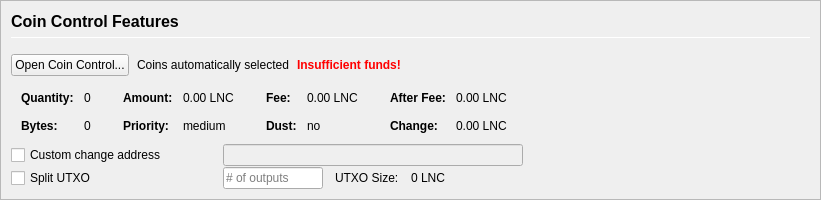
         <widget class="QFrame" name="frameCoinControl">
          <property name="sizePolicy">
           <sizepolicy hsizetype="Expanding" vsizetype="Expanding">
            <horstretch>0</horstretch>
            <verstretch>0</verstretch>
           </sizepolicy>
          </property>
          <property name="maximumSize">
           <size>
            <width>16777215</width>
            <height>16777215</height>
           </size>
          </property>
          <property name="frameShape">
           <enum>QFrame::StyledPanel</enum>
          </property>
          <property name="frameShadow">
           <enum>QFrame::Sunken</enum>
          </property>
          <layout class="QVBoxLayout" name="verticalLayoutCoinControl2">
           <property name="spacing">
            <number>0</number>
           </property>
           <property name="leftMargin">
            <number>0</number>
           </property>
           <property name="topMargin">
            <number>0</number>
           </property>
           <property name="rightMargin">
            <number>0</number>
           </property>
           <property name="bottomMargin">
            <number>0</number>
           </property>
           <item>
            <widget class="QFrame" name="frameCoinControl_BG">
             <layout class="QVBoxLayout" name="verticalLayoutCoinControl" stretch="0,0,0,0,0,0">
              <property name="spacing">
               <number>1</number>
              </property>
              <property name="leftMargin">
               <number>10</number>
              </property>
              <property name="topMargin">
               <number>10</number>
              </property>
              <item>
               <layout class="QHBoxLayout" name="horizontalLayoutCoinControl1">
                <property name="bottomMargin">
                 <number>15</number>
                </property>
                <item>
                 <layout class="QVBoxLayout" name="verticalLayout_3">
                  <property name="spacing">
                   <number>6</number>
                  </property>
                  <item>
                   <widget class="QLabel" name="labelCoinControlFeatures">
                    <property name="sizePolicy">
                     <sizepolicy hsizetype="Preferred" vsizetype="Maximum">
                      <horstretch>0</horstretch>
                      <verstretch>0</verstretch>
                     </sizepolicy>
                    </property>
                    <property name="minimumSize">
                     <size>
                      <width>0</width>
                      <height>20</height>
                     </size>
                    </property>
                    <property name="font">
                     <font>
                      <pointsize>12</pointsize>
                      <weight>75</weight>
                      <bold>true</bold>
                     </font>
                    </property>
                    <property name="styleSheet">
                     <string notr="true">font-weight:bold;</string>
                    </property>
                    <property name="text">
                     <string>Coin Control Features</string>
                    </property>
                   </widget>
                  </item>
                  <item>
                   <widget class="Line" name="line">
                    <property name="minimumSize">
                     <size>
                      <width>0</width>
                      <height>1</height>
                     </size>
                    </property>
                    <property name="maximumSize">
                     <size>
                      <width>16777215</width>
                      <height>1</height>
                     </size>
                    </property>
                    <property name="orientation">
                     <enum>Qt::Horizontal</enum>
                    </property>
                   </widget>
                  </item>
                 </layout>
                </item>
               </layout>
              </item>
              <item>
               <layout class="QHBoxLayout" name="horizontalLayoutCoinControl2" stretch="0,0,0,0">
                <property name="spacing">
                 <number>8</number>
                </property>
                <property name="bottomMargin">
                 <number>10</number>
                </property>
                <item>
                 <widget class="QPushButton" name="pushButtonCoinControl">
                  <property name="styleSheet">
                   <string notr="true"/>
                  </property>
                  <property name="text">
                   <string>Open Coin Control...</string>
                  </property>
                  <property name="autoDefault">
                   <bool>false</bool>
                  </property>
                 </widget>
                </item>
                <item>
                 <widget class="QLabel" name="labelCoinControlAutomaticallySelected">
                  <property name="text">
                   <string>Coins automatically selected</string>
                  </property>
                  <property name="margin">
                   <number>5</number>
                  </property>
                 </widget>
                </item>
                <item>
                 <widget class="QLabel" name="labelCoinControlInsuffFunds">
                  <property name="font">
                   <font>
                    <weight>75</weight>
                    <bold>true</bold>
                   </font>
                  </property>
                  <property name="styleSheet">
                   <string notr="true">color:red;font-weight:bold;</string>
                  </property>
                  <property name="text">
                   <string>Insufficient funds!</string>
                  </property>
                  <property name="margin">
                   <number>5</number>
                  </property>
                 </widget>
                </item>
                <item>
                 <spacer name="horizontalSpacerCoinControl">
                  <property name="orientation">
                   <enum>Qt::Horizontal</enum>
                  </property>
                  <property name="sizeHint" stdset="0">
                   <size>
                    <width>40</width>
                    <height>1</height>
                   </size>
                  </property>
                 </spacer>
                </item>
               </layout>
              </item>
              <item>
               <widget class="QWidget" name="widgetCoinControl" native="true">
                <property name="sizePolicy">
                 <sizepolicy hsizetype="Preferred" vsizetype="Preferred">
                  <horstretch>0</horstretch>
                  <verstretch>0</verstretch>
                 </sizepolicy>
                </property>
                <property name="minimumSize">
                 <size>
                  <width>0</width>
                  <height>0</height>
                 </size>
                </property>
                <property name="styleSheet">
                 <string notr="true"/>
                </property>
                <layout class="QHBoxLayout" name="horizontalLayoutCoinControl5">
                 <property name="leftMargin">
                  <number>0</number>
                 </property>
                 <property name="topMargin">
                  <number>0</number>
                 </property>
                 <property name="rightMargin">
                  <number>0</number>
                 </property>
                 <property name="bottomMargin">
                  <number>0</number>
                 </property>
                 <item>
                  <layout class="QHBoxLayout" name="horizontalLayoutCoinControl3" stretch="0,0,0,1">
                   <property name="spacing">
                    <number>20</number>
                   </property>
                   <property name="topMargin">
                    <number>0</number>
                   </property>
                   <property name="bottomMargin">
                    <number>10</number>
                   </property>
                   <item>
                    <layout class="QFormLayout" name="formLayoutCoinControl1">
                     <property name="horizontalSpacing">
                      <number>10</number>
                     </property>
                     <property name="verticalSpacing">
                      <number>14</number>
                     </property>
                     <property name="leftMargin">
                      <number>10</number>
                     </property>
                     <property name="topMargin">
                      <number>4</number>
                     </property>
                     <property name="rightMargin">
                      <number>6</number>
                     </property>
                     <item row="0" column="0">
                      <widget class="QLabel" name="labelCoinControlQuantityText">
                       <property name="font">
                        <font>
                         <weight>75</weight>
                         <bold>true</bold>
                        </font>
                       </property>
                       <property name="text">
                        <string>Quantity:</string>
                       </property>
                       <property name="margin">
                        <number>0</number>
                       </property>
                      </widget>
                     </item>
                     <item row="0" column="1">
                      <widget class="QLabel" name="labelCoinControlQuantity">
                       <property name="cursor">
                        <cursorShape>IBeamCursor</cursorShape>
                       </property>
                       <property name="contextMenuPolicy">
                        <enum>Qt::ActionsContextMenu</enum>
                       </property>
                       <property name="text">
                        <string notr="true">0</string>
                       </property>
                       <property name="margin">
                        <number>0</number>
                       </property>
                       <property name="textInteractionFlags">
                        <set>Qt::LinksAccessibleByMouse|Qt::TextSelectableByKeyboard|Qt::TextSelectableByMouse</set>
                       </property>
                      </widget>
                     </item>
                     <item row="1" column="0">
                      <widget class="QLabel" name="labelCoinControlBytesText">
                       <property name="font">
                        <font>
                         <weight>75</weight>
                         <bold>true</bold>
                        </font>
                       </property>
                       <property name="text">
                        <string>Bytes:</string>
                       </property>
                      </widget>
                     </item>
                     <item row="1" column="1">
                      <widget class="QLabel" name="labelCoinControlBytes">
                       <property name="cursor">
                        <cursorShape>IBeamCursor</cursorShape>
                       </property>
                       <property name="contextMenuPolicy">
                        <enum>Qt::ActionsContextMenu</enum>
                       </property>
                       <property name="text">
                        <string notr="true">0</string>
                       </property>
                       <property name="textInteractionFlags">
                        <set>Qt::LinksAccessibleByMouse|Qt::TextSelectableByKeyboard|Qt::TextSelectableByMouse</set>
                       </property>
                      </widget>
                     </item>
                    </layout>
                   </item>
                   <item>
                    <layout class="QFormLayout" name="formLayoutCoinControl2">
                     <property name="horizontalSpacing">
                      <number>10</number>
                     </property>
                     <property name="verticalSpacing">
                      <number>14</number>
                     </property>
                     <property name="leftMargin">
                      <number>6</number>
                     </property>
                     <property name="topMargin">
                      <number>4</number>
                     </property>
                     <property name="rightMargin">
                      <number>6</number>
                     </property>
                     <item row="0" column="0">
                      <widget class="QLabel" name="labelCoinControlAmountText">
                       <property name="font">
                        <font>
                         <weight>75</weight>
                         <bold>true</bold>
                        </font>
                       </property>
                       <property name="text">
                        <string>Amount:</string>
                       </property>
                       <property name="margin">
                        <number>0</number>
                       </property>
                      </widget>
                     </item>
                     <item row="0" column="1">
                      <widget class="QLabel" name="labelCoinControlAmount">
                       <property name="cursor">
                        <cursorShape>IBeamCursor</cursorShape>
                       </property>
                       <property name="contextMenuPolicy">
                        <enum>Qt::ActionsContextMenu</enum>
                       </property>
                       <property name="text">
                        <string notr="true">0.00 LNC</string>
                       </property>
                       <property name="textInteractionFlags">
                        <set>Qt::LinksAccessibleByMouse|Qt::TextSelectableByKeyboard|Qt::TextSelectableByMouse</set>
                       </property>
                      </widget>
                     </item>
                     <item row="1" column="0">
                      <widget class="QLabel" name="labelCoinControlPriorityText">
                       <property name="font">
                        <font>
                         <weight>75</weight>
                         <bold>true</bold>
                        </font>
                       </property>
                       <property name="text">
                        <string>Priority:</string>
                       </property>
                      </widget>
                     </item>
                     <item row="1" column="1">
                      <widget class="QLabel" name="labelCoinControlPriority">
                       <property name="cursor">
                        <cursorShape>IBeamCursor</cursorShape>
                       </property>
                       <property name="contextMenuPolicy">
                        <enum>Qt::ActionsContextMenu</enum>
                       </property>
                       <property name="text">
                        <string>medium</string>
                       </property>
                       <property name="textInteractionFlags">
                        <set>Qt::LinksAccessibleByMouse|Qt::TextSelectableByKeyboard|Qt::TextSelectableByMouse</set>
                       </property>
                      </widget>
                     </item>
                    </layout>
                   </item>
                   <item>
                    <layout class="QFormLayout" name="formLayoutCoinControl3">
                     <property name="horizontalSpacing">
                      <number>10</number>
                     </property>
                     <property name="verticalSpacing">
                      <number>14</number>
                     </property>
                     <property name="leftMargin">
                      <number>6</number>
                     </property>
                     <property name="topMargin">
                      <number>4</number>
                     </property>
                     <property name="rightMargin">
                      <number>6</number>
                     </property>
                     <item row="0" column="0">
                      <widget class="QLabel" name="labelCoinControlFeeText">
                       <property name="font">
                        <font>
                         <weight>75</weight>
                         <bold>true</bold>
                        </font>
                       </property>
                       <property name="text">
                        <string>Fee:</string>
                       </property>
                       <property name="margin">
                        <number>0</number>
                       </property>
                      </widget>
                     </item>
                     <item row="0" column="1">
                      <widget class="QLabel" name="labelCoinControlFee">
                       <property name="cursor">
                        <cursorShape>IBeamCursor</cursorShape>
                       </property>
                       <property name="contextMenuPolicy">
                        <enum>Qt::ActionsContextMenu</enum>
                       </property>
                       <property name="text">
                        <string notr="true">0.00 LNC</string>
                       </property>
                       <property name="textInteractionFlags">
                        <set>Qt::LinksAccessibleByMouse|Qt::TextSelectableByKeyboard|Qt::TextSelectableByMouse</set>
                       </property>
                      </widget>
                     </item>
                     <item row="1" column="0">
                      <widget class="QLabel" name="labelCoinControlLowOutputText">
                       <property name="font">
                        <font>
                         <weight>75</weight>
                         <bold>true</bold>
                        </font>
                       </property>
                       <property name="text">
                        <string>Dust:</string>
                       </property>
                      </widget>
                     </item>
                     <item row="1" column="1">
                      <widget class="QLabel" name="labelCoinControlLowOutput">
                       <property name="cursor">
                        <cursorShape>IBeamCursor</cursorShape>
                       </property>
                       <property name="contextMenuPolicy">
                        <enum>Qt::ActionsContextMenu</enum>
                       </property>
                       <property name="text">
                        <string>no</string>
                       </property>
                       <property name="textInteractionFlags">
                        <set>Qt::LinksAccessibleByMouse|Qt::TextSelectableByKeyboard|Qt::TextSelectableByMouse</set>
                       </property>
                      </widget>
                     </item>
                    </layout>
                   </item>
                   <item>
                    <layout class="QFormLayout" name="formLayoutCoinControl4">
                     <property name="horizontalSpacing">
                      <number>10</number>
                     </property>
                     <property name="verticalSpacing">
                      <number>14</number>
                     </property>
                     <property name="leftMargin">
                      <number>6</number>
                     </property>
                     <property name="topMargin">
                      <number>4</number>
                     </property>
                     <property name="rightMargin">
                      <number>6</number>
                     </property>
                     <item row="0" column="0">
                      <widget class="QLabel" name="labelCoinControlAfterFeeText">
                       <property name="font">
                        <font>
                         <weight>75</weight>
                         <bold>true</bold>
                        </font>
                       </property>
                       <property name="text">
                        <string>After Fee:</string>
                       </property>
                       <property name="margin">
                        <number>0</number>
                       </property>
                      </widget>
                     </item>
                     <item row="0" column="1">
                      <widget class="QLabel" name="labelCoinControlAfterFee">
                       <property name="cursor">
                        <cursorShape>IBeamCursor</cursorShape>
                       </property>
                       <property name="contextMenuPolicy">
                        <enum>Qt::ActionsContextMenu</enum>
                       </property>
                       <property name="text">
                        <string notr="true">0.00 LNC</string>
                       </property>
                       <property name="textInteractionFlags">
                        <set>Qt::LinksAccessibleByMouse|Qt::TextSelectableByKeyboard|Qt::TextSelectableByMouse</set>
                       </property>
                      </widget>
                     </item>
                     <item row="1" column="0">
                      <widget class="QLabel" name="labelCoinControlChangeText">
                       <property name="font">
                        <font>
                         <weight>75</weight>
                         <bold>true</bold>
                        </font>
                       </property>
                       <property name="text">
                        <string>Change:</string>
                       </property>
                      </widget>
                     </item>
                     <item row="1" column="1">
                      <widget class="QLabel" name="labelCoinControlChange">
                       <property name="cursor">
                        <cursorShape>IBeamCursor</cursorShape>
                       </property>
                       <property name="contextMenuPolicy">
                        <enum>Qt::ActionsContextMenu</enum>
                       </property>
                       <property name="text">
                        <string notr="true">0.00 LNC</string>
                       </property>
                       <property name="textInteractionFlags">
                        <set>Qt::LinksAccessibleByMouse|Qt::TextSelectableByKeyboard|Qt::TextSelectableByMouse</set>
                       </property>
                      </widget>
                     </item>
                    </layout>
                   </item>
                  </layout>
                 </item>
                </layout>
               </widget>
              </item>
              <item>
               <layout class="QHBoxLayout" name="horizontalLayoutCoinControl4">
                <property name="spacing">
                 <number>12</number>
                </property>
                <property name="sizeConstraint">
                 <enum>QLayout::SetDefaultConstraint</enum>
                </property>
                <property name="topMargin">
                 <number>0</number>
                </property>
                <property name="rightMargin">
                 <number>0</number>
                </property>
                <item>
                 <widget class="QCheckBox" name="checkBoxCoinControlChange">
                  <property name="sizePolicy">
                   <sizepolicy hsizetype="Preferred" vsizetype="Preferred">
                    <horstretch>0</horstretch>
                    <verstretch>0</verstretch>
                   </sizepolicy>
                  </property>
                  <property name="minimumSize">
                   <size>
                    <width>200</width>
                    <height>0</height>
                   </size>
                  </property>
                  <property name="maximumSize">
                   <size>
                    <width>200</width>
                    <height>16777215</height>
                   </size>
                  </property>
                  <property name="toolTip">
                   <string>If this is activated, but the change address is empty or invalid, change will be sent to a newly generated address.</string>
                  </property>
                  <property name="text">
                   <string>Custom change address</string>
                  </property>
                 </widget>
                </item>
                <item>
                 <widget class="QValidatedLineEdit" name="lineEditCoinControlChange">
                  <property name="enabled">
                   <bool>false</bool>
                  </property>
                  <property name="sizePolicy">
                   <sizepolicy hsizetype="Preferred" vsizetype="Preferred">
                    <horstretch>0</horstretch>
                    <verstretch>0</verstretch>
                   </sizepolicy>
                  </property>
                  <property name="minimumSize">
                   <size>
                    <width>300</width>
                    <height>0</height>
                   </size>
                  </property>
                 </widget>
                </item>
                <item>
                 <widget class="QLabel" name="labelCoinControlChangeLabel">
                  <property name="sizePolicy">
                   <sizepolicy hsizetype="Preferred" vsizetype="Preferred">
                    <horstretch>0</horstretch>
                    <verstretch>0</verstretch>
                   </sizepolicy>
                  </property>
                  <property name="minimumSize">
                   <size>
                    <width>100</width>
                    <height>0</height>
                   </size>
                  </property>
                  <property name="text">
                   <string/>
                  </property>
                  <property name="margin">
                   <number>3</number>
                  </property>
                 </widget>
                </item>
               </layout>
              </item>
              <item>
               <layout class="QHBoxLayout" name="horizontalLayoutCoinControl6">
                <property name="spacing">
                 <number>12</number>
                </property>
                <property name="rightMargin">
                 <number>0</number>
                </property>
                <item>
                 <widget class="QCheckBox" name="splitBlockCheckBox">
                  <property name="sizePolicy">
                   <sizepolicy hsizetype="Preferred" vsizetype="Preferred">
                    <horstretch>0</horstretch>
                    <verstretch>0</verstretch>
                   </sizepolicy>
                  </property>
                  <property name="minimumSize">
                   <size>
                    <width>200</width>
                    <height>0</height>
                   </size>
                  </property>
                  <property name="maximumSize">
                   <size>
                    <width>200</width>
                    <height>16777215</height>
                   </size>
                  </property>
                  <property name="text">
                   <string>Split UTXO</string>
                  </property>
                 </widget>
                </item>
                <item>
                 <widget class="QLineEdit" name="splitBlockLineEdit">
                  <property name="sizePolicy">
                   <sizepolicy hsizetype="Preferred" vsizetype="Preferred">
                    <horstretch>50</horstretch>
                    <verstretch>0</verstretch>
                   </sizepolicy>
                  </property>
                  <property name="minimumSize">
                   <size>
                    <width>100</width>
                    <height>0</height>
                   </size>
                  </property>
                  <property name="maximumSize">
                   <size>
                    <width>100</width>
                    <height>16777215</height>
                   </size>
                  </property>
                  <property name="placeholderText">
                   <string># of outputs</string>
                  </property>
                 </widget>
                </item>
                <item>
                 <widget class="QLabel" name="labelBlockSizeText">
                  <property name="text">
                   <string>UTXO Size:</string>
                  </property>
                 </widget>
                </item>
                <item>
                 <widget class="QLabel" name="labelBlockSize">
                  <property name="text">
                   <string>0 LNC</string>
                  </property>
                 </widget>
                </item>
                <item>
                 <spacer name="horizontalSpacer_7">
                  <property name="orientation">
                   <enum>Qt::Horizontal</enum>
                  </property>
                  <property name="sizeHint" stdset="0">
                   <size>
                    <width>40</width>
                    <height>20</height>
                   </size>
                  </property>
                 </spacer>
                </item>
               </layout>
              </item>
              <item>
               <spacer name="verticalSpacerCoinControl">
                <property name="orientation">
                 <enum>Qt::Vertical</enum>
                </property>
                <property name="sizeHint" stdset="0">
                 <size>
                  <width>800</width>
                  <height>1</height>
                 </size>
                </property>
               </spacer>
              </item>
             </layout>
            </widget>
           </item>
          </layout>
         </widget>
